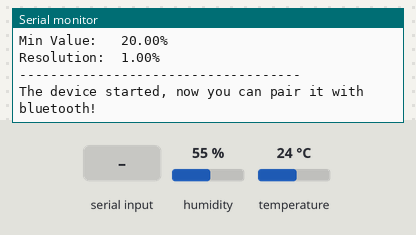
A program run on a simulated ESP32. Shown: the last lines printed to the serial monitor. The test bench sets the inputs (shaded band); at power-on: humidity 55 %, temperature 24 °C. Nothing arrives over Bluetooth unless stated.

Above: at 1.2 s.
1.3 s: "0\n" received over the second serial link
At 2.7 s:
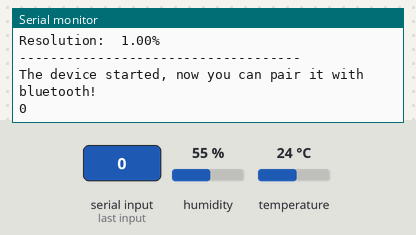
2.8 s: "2\n" received over the second serial link
At 4.8 s:
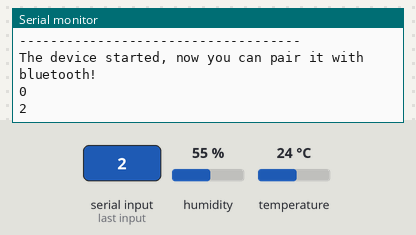

The program:

main.cpp
```cpp
#include "BluetoothSerial.h"
#include <HardwareSerial.h>
#include <stdio.h>
#include <string.h>
#include <Arduino.h>
#include <Adafruit_Sensor.h>
#include <DHT.h>
#include <DHT_U.h>
#include <thread>
#include <Stream.h>

#define DHTPIN 2
#define DHTTYPE DHT11

DHT_Unified dht(DHTPIN, DHTTYPE);


#if !defined(CONFIG_BT_ENABLED) || !defined(CONFIG_BLUEDROID_ENABLED)
#error Bluetooth is not enabled! Please run `make menuconfig` to and enable it
#endif

/* Déclaration des objets */

//ports séries
BluetoothSerial SerialBT;
HardwareSerial SerialPort(2);

//variables de réception
String dataFromBluetooth;
String dataFromUart;
long distanceValue = 0;
float temperature, humidity;

const int triggerPin = 5;
const int echoPin = 18;
uint32_t delayMS;

bool is_ip_allowed = false;

/* Déclaration des fonctions */

void traitementReceptionBluetooth();
void traitementReceptionUartLoPy();
void traitementReceptionUartJetson();
void donneesCapteurs();
void dht_mesure(float* temperature, float* humidity);
float distance();


/* Initialisation */
void setup()
{
  // Initialisation des communications
  Serial.begin(115200); //initialisation du port série (qui fait aussi la communication avec la jetson)
  SerialPort.begin(115200, SERIAL_8N1, 16, 17);  //initialisation de l'uart rx : 16 et tx : 17 (pour l'emetteur LoRa)
  SerialBT.begin("Plateforme iot"); //initialisation du bluetooth (pour la communicaiton avec le téléphone)


  // Initialisation des capteurs
  // capteur de température et d'humidité
  dht.begin();
  sensor_t sensor;
  dht.temperature().getSensor(&sensor);
  Serial.println(F("------------------------------------"));
  Serial.println(F("Temperature Sensor"));
  Serial.print  (F("Sensor Type: ")); Serial.println(sensor.name);
  Serial.print  (F("Driver Ver:  ")); Serial.println(sensor.version);
  Serial.print  (F("Unique ID:   ")); Serial.println(sensor.sensor_id);
  Serial.print  (F("Max Value:   ")); Serial.print(sensor.max_value); Serial.println(F("°C"));
  Serial.print  (F("Min Value:   ")); Serial.print(sensor.min_value); Serial.println(F("°C"));
  Serial.print  (F("Resolution:  ")); Serial.print(sensor.resolution); Serial.println(F("°C"));
  Serial.println(F("------------------------------------"));
  // Print humidity sensor details.
  dht.humidity().getSensor(&sensor);
  Serial.println(F("Humidity Sensor"));
  Serial.print  (F("Sensor Type: ")); Serial.println(sensor.name);
  Serial.print  (F("Driver Ver:  ")); Serial.println(sensor.version);
  Serial.print  (F("Unique ID:   ")); Serial.println(sensor.sensor_id);
  Serial.print  (F("Max Value:   ")); Serial.print(sensor.max_value); Serial.println(F("%"));
  Serial.print  (F("Min Value:   ")); Serial.print(sensor.min_value); Serial.println(F("%"));
  Serial.print  (F("Resolution:  ")); Serial.print(sensor.resolution); Serial.println(F("%"));
  Serial.println(F("------------------------------------"));

  std::thread t([&]() { dht_mesure(&temperature, &humidity); });
  t.detach();

  delayMS = sensor.min_delay / 1000;

  // capteur de distance
  pinMode(triggerPin, OUTPUT);
  pinMode(echoPin, INPUT);


  Serial.println("The device started, now you can pair it with bluetooth!");
}

/* Main loop */
void loop()
{
  traitementReceptionBluetooth();
  traitementReceptionUartLoPy();
  traitementReceptionUartJetson();
}


/* Fonctions */

/**
 * @brief Forward des données bluetooth vers la Jetson
 *
 */
void traitementReceptionBluetooth()
{
  if (SerialBT.available()) {
    dataFromBluetooth = SerialBT.readString();
    char buffer[dataFromBluetooth.length() + 1];
    dataFromBluetooth.toCharArray(buffer, sizeof(buffer));
    char *token = strtok(buffer, ",");
    int i = 0;
    if (token != NULL) {
      if (token[0] == '0') {
        if(token[1] == '2') {
          if(token[2] == '1'){
            is_ip_allowed = true;
          }
          else if(token[2] == '0'){
            is_ip_allowed = false;
          }
        }
      }
    }

    Serial.write((dataFromBluetooth + "\n").c_str());
  }
}

/**
 * @brief Forward des données de la LoPy vers la Jetson
 *
 */
void traitementReceptionUartLoPy()
{
  if (SerialPort.available()) {
    dataFromUart = SerialPort.readStringUntil('\n');
    Serial.write(("LoRa"+dataFromUart+"\n").c_str());
    SerialBT.print(dataFromUart);
  }
}

/**
 * @brief Traitement de la reception de l'uart de la Jetson
 *
 */
void traitementReceptionUartJetson()
{
  dataFromUart = "";
  if (Serial.available()) {
    dataFromUart = Serial.readStringUntil('\n');
    // choisir si l'on envoit en LoRa ou via la connection du téléphone
    if (is_ip_allowed) {
      SerialBT.print(dataFromUart);
    }
    else {
      SerialPort.print(dataFromUart);
    }
  }
}

/**
 * @brief forward des données des capteurs vers la Jetson
 *
 */

void donneesCapteurs()
{
    String data = "";

    // mesure de la distance
    distanceValue = distance();
    Serial.print("Distance: ");
    Serial.println(distanceValue);

    // mesure de la température et de l'humidité
    dht_mesure(&temperature, &humidity);

    data = "c" + String(distanceValue) + "," + String(temperature) + "," + String(humidity) + "\n";

    // envoi des données
    Serial.write(data.c_str());
}


/****************************************************/
/*      Fonctions de traitement des capteurs        */
/****************************************************/

/**
 * @brief Mesure la distance
 *
 * @return float
 */
float distance(){
  //calcul de la distance avec le capteur hc sr04

  float duration, distance;

  digitalWrite(triggerPin, LOW);
  delayMicroseconds(2);
  digitalWrite(triggerPin, HIGH);
  delayMicroseconds(10);
  digitalWrite(triggerPin, LOW);

  duration = pulseIn(echoPin, HIGH);
  distance = (duration / 2) * 340/1000/10;
  return distance;
}

/**
 * @brief Mesure la température et l'humidité
 *
 * @param temperature
 * @param humidity
 *
 * @return void
 */
void dht_mesure(float* temperature, float* humidity){
  while (1) {
    sensors_event_t event;
    dht.temperature().getEvent(&event);
    if (isnan(event.temperature)) {
      // Serial.println(F("Error reading temperature!"));
    }
    else {
      *temperature = event.temperature;
    }
    // Get humidity event and print its value.
    dht.humidity().getEvent(&event);
    if (isnan(event.relative_humidity)) {
      // Serial.println(F("Error reading humidity!"));
    }
    else {
      *humidity = event.relative_humidity;
    }
    delay(delayMS);
  }
}
```

Measured:
- after the input at 1.3 s, the serial monitor: prints a new line after 1.0 s (image 1)
- after the input at 2.8 s, the serial monitor: prints a new line after 1.0 s (image 2)
